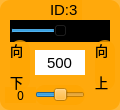
    <widget class="QWidget" name="widget_id3" native="true">
     <property name="geometry">
      <rect>
       <x>320</x>
       <y>70</y>
       <width>120</width>
       <height>110</height>
      </rect>
     </property>
     <property name="styleSheet">
      <string notr="true">background-color: rgb(255, 165, 0, 200);
border-radius:10px;</string>
     </property>
     <widget class="QLabel" name="label_ID3">
      <property name="geometry">
       <rect>
        <x>50</x>
        <y>0</y>
        <width>32</width>
        <height>20</height>
       </rect>
      </property>
      <property name="font">
       <font>
        <family>Arial</family>
        <pointsize>11</pointsize>
       </font>
      </property>
      <property name="styleSheet">
       <string notr="true">background-color: rgb(255, 255, 255， 0);
border-radius:0px;</string>
      </property>
      <property name="text">
       <string>ID:3</string>
      </property>
     </widget>
     <widget class="QSlider" name="horizontalSlider_3">
      <property name="geometry">
       <rect>
        <x>10</x>
        <y>20</y>
        <width>100</width>
        <height>22</height>
       </rect>
      </property>
      <property name="autoFillBackground">
       <bool>false</bool>
      </property>
      <property name="styleSheet">
       <string notr="true">background-color: rgb(0, 0, 0);
border-radius:0px;</string>
      </property>
      <property name="minimum">
       <number>0</number>
      </property>
      <property name="maximum">
       <number>1000</number>
      </property>
      <property name="pageStep">
       <number>1</number>
      </property>
      <property name="value">
       <number>500</number>
      </property>
      <property name="orientation">
       <enum>Qt::Horizontal</enum>
      </property>
     </widget>
     <widget class="QLineEdit" name="lineEdit_3">
      <property name="geometry">
       <rect>
        <x>35</x>
        <y>50</y>
        <width>50</width>
        <height>25</height>
       </rect>
      </property>
      <property name="font">
       <font>
        <family>Arial</family>
        <pointsize>11</pointsize>
       </font>
      </property>
      <property name="autoFillBackground">
       <bool>false</bool>
      </property>
      <property name="styleSheet">
       <string notr="true">background-color: rgb(255, 255, 255);
border-radius:0px;</string>
      </property>
      <property name="text">
       <string>500</string>
      </property>
      <property name="alignment">
       <set>Qt::AlignCenter</set>
      </property>
      <property name="readOnly">
       <bool>true</bool>
      </property>
     </widget>
     <widget class="QLabel" name="label_7">
      <property name="geometry">
       <rect>
        <x>95</x>
        <y>40</y>
        <width>20</width>
        <height>50</height>
       </rect>
      </property>
      <property name="font">
       <font>
        <family>黑体</family>
        <pointsize>10</pointsize>
       </font>
      </property>
      <property name="styleSheet">
       <string notr="true">background-color: rgb(255, 255, 255， 0);</string>
      </property>
      <property name="text">
       <string>&lt;html&gt;&lt;head/&gt;&lt;body&gt;&lt;p align=&quot;justify&quot;&gt;向&lt;/p&gt;&lt;p align=&quot;justify&quot;&gt;上&lt;/p&gt;&lt;/body&gt;&lt;/html&gt;</string>
      </property>
     </widget>
     <widget class="QLabel" name="label_d3">
      <property name="geometry">
       <rect>
        <x>5</x>
        <y>87</y>
        <width>31</width>
        <height>16</height>
       </rect>
      </property>
      <property name="font">
       <font>
        <family>黑体</family>
       </font>
      </property>
      <property name="styleSheet">
       <string notr="true">background-color: rgb(255, 255, 255， 0);</string>
      </property>
      <property name="text">
       <string>0</string>
      </property>
      <property name="alignment">
       <set>Qt::AlignCenter</set>
      </property>
     </widget>
     <widget class="QLabel" name="label_9">
      <property name="geometry">
       <rect>
        <x>10</x>
        <y>40</y>
        <width>20</width>
        <height>50</height>
       </rect>
      </property>
      <property name="font">
       <font>
        <family>黑体</family>
        <pointsize>10</pointsize>
       </font>
      </property>
      <property name="styleSheet">
       <string notr="true">background-color: rgb(255, 255, 255， 0);</string>
      </property>
      <property name="text">
       <string>&lt;html&gt;&lt;head/&gt;&lt;body&gt;&lt;p align=&quot;justify&quot;&gt;向&lt;/p&gt;&lt;p align=&quot;justify&quot;&gt;下&lt;/p&gt;&lt;/body&gt;&lt;/html&gt;</string>
      </property>
     </widget>
     <widget class="QSlider" name="horizontalSlider_13">
      <property name="geometry">
       <rect>
        <x>35</x>
        <y>85</y>
        <width>50</width>
        <height>20</height>
       </rect>
      </property>
      <property name="styleSheet">
       <string notr="true">background-color: rgb(255, 255, 255， 0);</string>
      </property>
      <property name="minimum">
       <number>-125</number>
      </property>
      <property name="maximum">
       <number>125</number>
      </property>
      <property name="pageStep">
       <number>1</number>
      </property>
      <property name="orientation">
       <enum>Qt::Horizontal</enum>
      </property>
     </widget>
    </widget>
